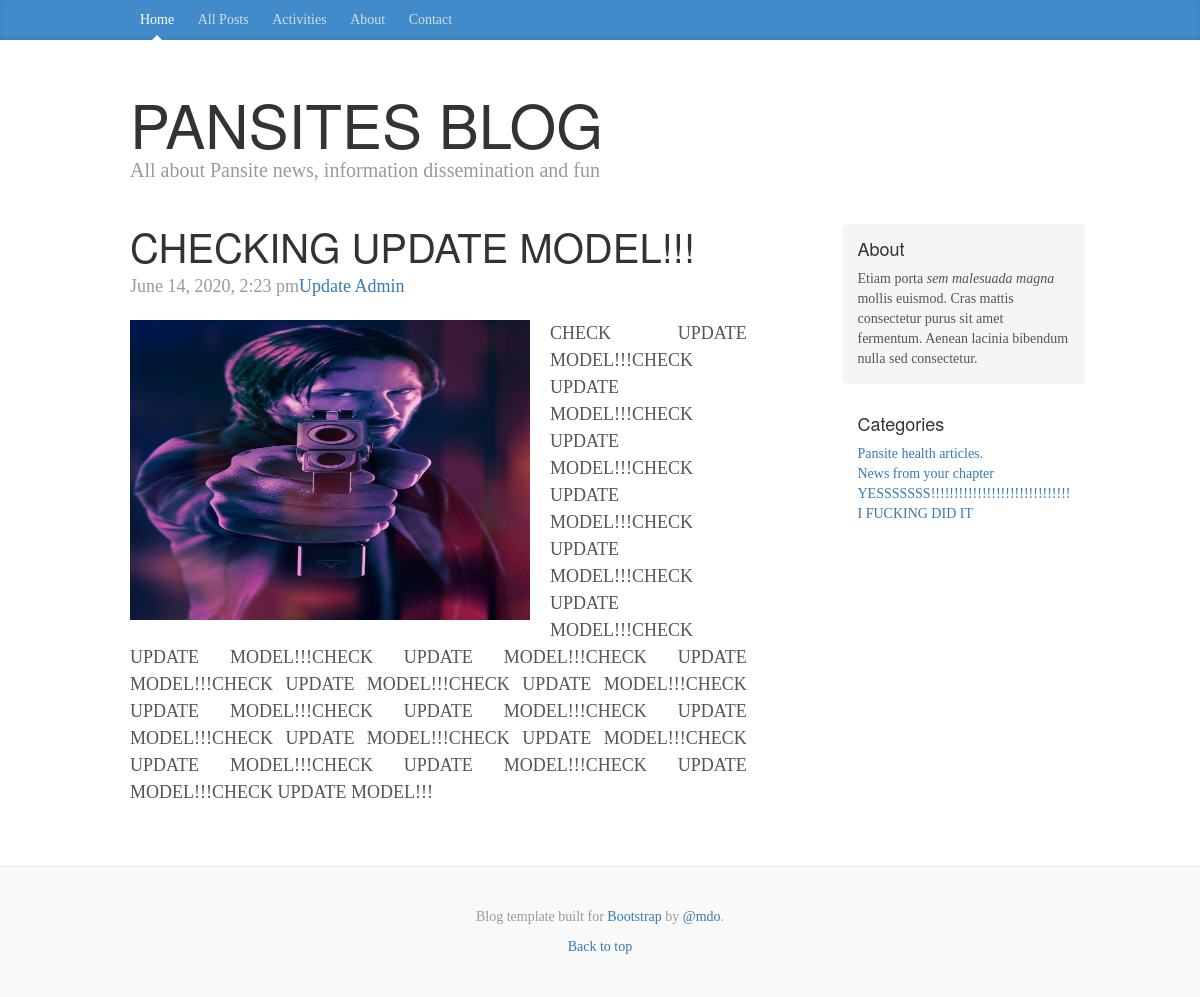
Page /single_post.php?id=8 on the committed database.
### tables this page shows
CREATE TABLE `posts` (
  `id` int(11) NOT NULL,
  `category_id` int(11) NOT NULL,
  `title` varchar(255) NOT NULL,
  `content` text NOT NULL,
  `author` varchar(255) NOT NULL,
  `images` text NOT NULL,
  `dates` timestamp NOT NULL DEFAULT current_timestamp(),
  `tags` text NOT NULL
);

CREATE TABLE `categories` (
  `id` int(11) NOT NULL,
  `title` text NOT NULL
);

### libs/database.php (called while the page is built, shortened)
<?php
class database{
	public $host = DB_HOST;
	public $user = DB_USER;
	public $pass = DB_PASS;
	public $db_name = DB_NAME;
	public $link;
	private function connect(){
		$this->link = new mysqli($this->host,$this->user,$this->pass,$this->db_name);
	}
	public function select($query){
		$result = $this->link->query($query);
		if($result->num_rows > 0){
			return $result;
		}else{
			return false;
		}
	}
}

### functions.php (called while the page is built)
<?php
function formatDate($date){
	return date('F j, Y, g:i a', strtotime($date));
}

### single_post.php (the view, shortened to what this page needs)
<?php
  include "libs/database.php";
  include "functions.php";
  $id = $_GET['id'];
$db =new database();
$query = "SELECT * FROM posts WHERE id='$id'";
$posts = $db->select($query);
?>
<!doctype html>
<html lang="en">
  <head>
    <link href="styles/bootstrap.css" rel="stylesheet">
    <link href="styles/custom.css" rel="stylesheet">
  </head>
  <body>
    <div class="blog-masthead">
      <div class="container">
        <nav class="blog-nav">
          <a class="blog-nav-item active" href="index.php">Home</a>
          <a class="blog-nav-item" href="#">All Posts</a>
          <a class="blog-nav-item" href="#">Activities</a>
          <a class="blog-nav-item" href="#">About</a>
          <a class="blog-nav-item" href="#">Contact</a>
        </nav>
      </div>
    </div>
    <div class="container">
      <div class="blog-header">
        <h1 class="blog-title">PANSITES BLOG</h1>
        <p class="lead blog-description">All about Pansite news, information dissemination and fun</p>
      </div>
      <div class="row">
        <div class="col-sm-8 blog-main">
          <?php $row = $posts->fetch_array(); ?>
          <div class="blog-post">
            <h2 class="blog-post-title"><?php echo $row['title'];?></h2>
            <p class="blog-post-meta"><?php echo formatDate($row['dates']);?><a href="#"><?php echo $row['author'];?></a></p>
            <img style="float:left; margin-right:20px; margin-bottom:10px;" src='images/<?php echo $row['images'];?>' width="400" height="300">
               <p style="text-align:justify;">
              <?php echo $row['content'];?>
            </p>
          </div>
        </div>
        <?php
        include "includes/sidebar.php";
        include "includes/footer.php";
        ?>

### includes/sidebar.php
<?php
$db =new database();
$query = "SELECT * FROM categories";
$cats = $db->select($query);
?>
        <div class="col-sm-3 col-sm-offset-1 blog-sidebar">
          <div class="sidebar-module sidebar-module-inset">
            <h4>About</h4>
            <p>Etiam porta <em>sem malesuada magna</em> mollis euismod. Cras mattis consectetur purus sit amet fermentum. Aenean lacinia bibendum nulla sed consectetur.</p>
          </div>
          <div class="sidebar-module">
            <h4>Categories</h4>
            <ol class="list-unstyled">
            <?php while ($row = $cats->fetch_array()) : ?>
              <li><a href="category.php?id=<?php echo $row['id'];?>"><?php echo $row['title'];?></a></li>
            <?php endwhile;?>
            </ol>
          </div>
        </div>

### styles/custom.css (style rules this page uses)
body { font-family: Georgia, "Times New Roman", Times, serif; color: #555; }
h1, .h1, h2, .h2, h3, .h3, h4, .h4, h5, .h5, h6, .h6 { margin-top: 0; font-family: "Helvetica Neue", Helvetica, Arial, sans-serif; font-weight: 400; color: #333; }
@media (min-width: 1200px) { .container { width: 970px; } }
.blog-masthead { background-color: #428bca; -webkit-box-shadow: inset 0 -2px 5px rgba(0, 0, 0, .1); box-shadow: inset 0 -2px 5px rgba(0, 0, 0, .1); }
.blog-nav-item { position: relative; display: inline-block; padding: 10px; font-weight: 500; color: #cdddeb; }
.blog-nav .active { color: #fff; }
.blog-nav .active:after { position: absolute; bottom: 0; left: 50%; width: 0; height: 0; margin-left: -5px; vertical-align: middle; content: " "; border-right: 5px solid transparent; border-bottom: 5px solid; border-left: 5px solid transparent; }
.blog-header { padding-top: 20px; padding-bottom: 20px; }
.blog-title { margin-top: 30px; margin-bottom: 0; font-size: 60px; font-weight: 400; }
.blog-description { font-size: 20px; color: #999; }
.blog-main { font-size: 18px; line-height: 1.5; }
.sidebar-module { padding: 15px; margin: 0 -15px 15px; }
.sidebar-module-inset { padding: 15px; background-color: #f5f5f5; border-radius: 4px; }
.sidebar-module-inset p:last-child, .sidebar-module-inset ul:last-child, .sidebar-module-inset ol:last-child { margin-bottom: 0; }
.blog-post { margin-bottom: 60px; }
.blog-post-title { margin-bottom: 5px; font-size: 40px; }
.blog-post-meta { margin-bottom: 20px; color: #999; }

### rows in the picture
posts: title "CHECKING UPDATE MODEL!!!", dates "June 14, 2020, 2:23 pm", author "Update Admin", images (picture), content "CHECK UPDATE MODEL!!!CHECK UPDATE MODEL!!!CHECK UPDATE MODEL!!!CHECK UPDATE MODEL!!!CHECK UPDATE MODEL!!!CHECK UPDATE MODEL!!!CHECK UPDATE MODEL!!!CHECK UPDATE MODEL!!!CHECK UPDATE MODEL!!!CHECK UPDATE MODEL!!!CHECK UPDATE MODEL!!!CHECK UPDATE MODEL!!!CHECK UPDATE MODEL!!!CHECK UPDATE MODEL!!!CHECK UPDATE MODEL!!!CHECK UPDATE MODEL!!!CHECK UPDATE MODEL!!!CHECK UPDATE MODEL!!!CHECK UPDATE MODEL!!!CHECK UPDATE MODEL!!!"
categories: title "Pansite health articles."
categories: title "News from your chapter"
categories: title "YESSSSSSS!!!!!!!!!!!!!!!!!!!!!!!!!!!!!! I FUCKING DID IT"
